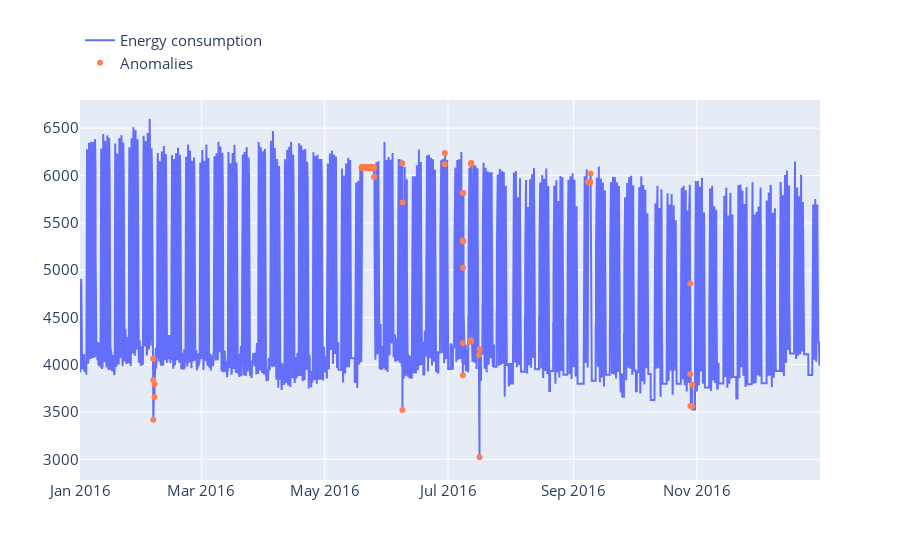

Notebook code cell kept with this figure:
### Code cell
fig = go.Figure()
fig.add_trace(go.Scatter(x=series.index, y=series['meter_reading'], name='Energy consumption'))
fig.add_trace(go.Scatter(x=true_anomalies.index, y=true_anomalies['meter_reading'], mode='markers', marker=dict(color='coral'), name='Anomalies'))
fig.update_layout(showlegend=True, font_size = 15, legend=dict(x = 0, y = 1.2))
fig.show()

### Figure 1 — Plotly figure (JSON) as saved in the notebook; plotly's stock layout.template omitted (floating-point values rounded to 4 significant figures; data arrays with more than 128 entries replaced by an {"elided": "..."} marker saying what was removed)
{"data": [{"name": "Energy consumption", "type": "scatter", "x": {"elided": "8784 str values"}, "y": {"elided": "8784 float values"}}, {"marker": {"color": "coral"}, "mode": "markers", "name": "Anomalies", "type": "scatter", "x": {"elided": "203 str values"}, "y": {"elided": "203 float values"}}], "layout": {"font": {"size": 15}, "legend": {"x": 0, "y": 1.2}, "showlegend": true}}
